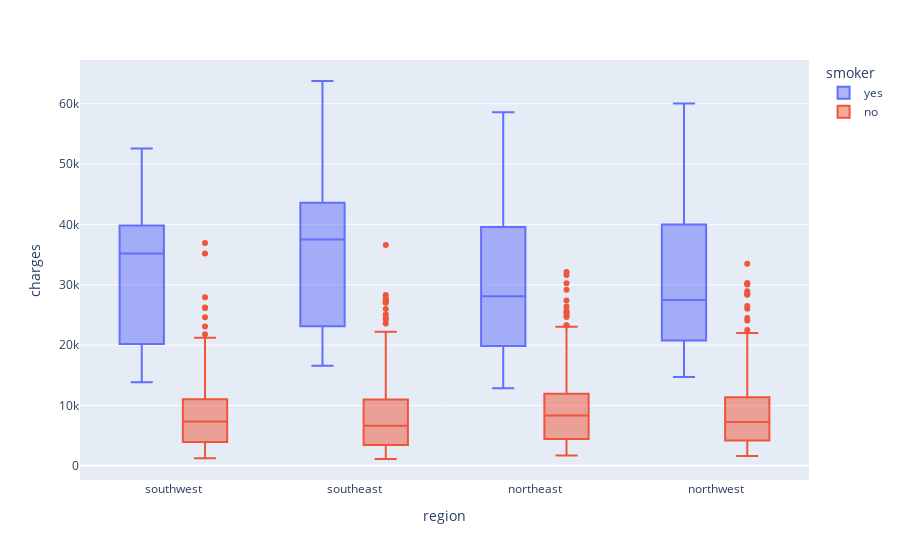

Notebook code cell kept with this figure:
### Markdown cell above
- The insurance price distribution is almost for smokers & non smokers for both genders, except that outliers are present for non smokers for both genders
- The charges are higher for smoker as compared to non smokers for both genders
- The median charges are 4 times higher for smokers as compared to non smokers

### Code cell
px.box(df,y='charges',x='region',color = 'smoker')

### Figure 1 — Plotly figure (JSON) as saved in the notebook; plotly's stock layout.template omitted (floating-point values rounded to 4 significant figures; data arrays with more than 128 entries replaced by an {"elided": "..."} marker saying what was removed)
{"data": [{"alignmentgroup": "True", "hovertemplate": "smoker=yes<br>region=%{x}<br>charges=%{y}<extra></extra>", "legendgroup": "yes", "marker": {"color": "#636efa"}, "name": "yes", "notched": false, "offsetgroup": "yes", "orientation": "v", "showlegend": true, "type": "box", "x": {"elided": "274 str values"}, "x0": " ", "xaxis": "x", "y": {"elided": "274 float values"}, "y0": " ", "yaxis": "y"}, {"alignmentgroup": "True", "hovertemplate": "smoker=no<br>region=%{x}<br>charges=%{y}<extra></extra>", "legendgroup": "no", "marker": {"color": "#EF553B"}, "name": "no", "notched": false, "offsetgroup": "no", "orientation": "v", "showlegend": true, "type": "box", "x": {"elided": "1063 str values"}, "x0": " ", "xaxis": "x", "y": {"elided": "1063 float values"}, "y0": " ", "yaxis": "y"}], "layout": {"autosize": true, "boxmode": "group", "legend": {"title": {"text": "smoker"}, "tracegroupgap": 0}, "margin": {"t": 60}, "xaxis": {"anchor": "y", "autorange": true, "domain": [0, 1], "range": [-0.513, 3.513], "title": {"text": "region"}, "type": "category"}, "yaxis": {"anchor": "x", "autorange": true, "domain": [0, 1], "range": [-2359.0, 67250.0], "title": {"text": "charges"}, "type": "linear"}}}
